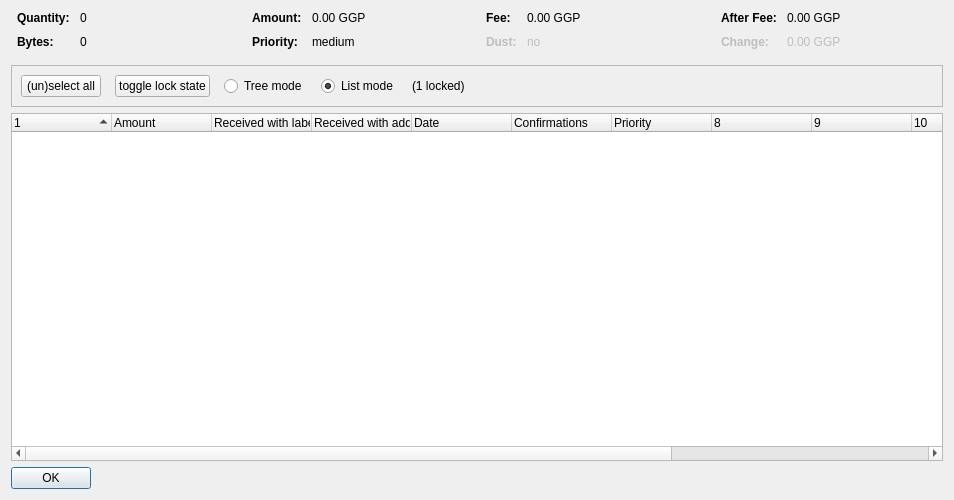
<?xml version="1.0" encoding="UTF-8"?>
<ui version="4.0">
 <class>CoinControlDialog</class>
 <widget class="QDialog" name="CoinControlDialog">
  <property name="geometry">
   <rect>
    <x>0</x>
    <y>0</y>
    <width>954</width>
    <height>500</height>
   </rect>
  </property>
  <property name="windowTitle">
   <string>Coin Selection</string>
  </property>
  <layout class="QVBoxLayout" name="verticalLayout">
   <item>
    <layout class="QHBoxLayout" name="horizontalLayoutTop" stretch="0,0,0,0">
     <property name="topMargin">
      <number>0</number>
     </property>
     <property name="bottomMargin">
      <number>10</number>
     </property>
     <item>
      <layout class="QFormLayout" name="formLayoutCoinControl1">
       <property name="horizontalSpacing">
        <number>10</number>
       </property>
       <property name="verticalSpacing">
        <number>10</number>
       </property>
       <property name="leftMargin">
        <number>6</number>
       </property>
       <property name="rightMargin">
        <number>6</number>
       </property>
       <item row="0" column="0">
        <widget class="QLabel" name="labelCoinControlQuantityText">
         <property name="font">
          <font>
           <weight>75</weight>
           <bold>true</bold>
          </font>
         </property>
         <property name="text">
          <string>Quantity:</string>
         </property>
        </widget>
       </item>
       <item row="0" column="1">
        <widget class="QLabel" name="labelCoinControlQuantity">
         <property name="cursor">
          <cursorShape>IBeamCursor</cursorShape>
         </property>
         <property name="contextMenuPolicy">
          <enum>Qt::ActionsContextMenu</enum>
         </property>
         <property name="text">
          <string notr="true">0</string>
         </property>
         <property name="textInteractionFlags">
          <set>Qt::LinksAccessibleByMouse|Qt::TextSelectableByKeyboard|Qt::TextSelectableByMouse</set>
         </property>
        </widget>
       </item>
       <item row="1" column="0">
        <widget class="QLabel" name="labelCoinControlBytesText">
         <property name="font">
          <font>
           <weight>75</weight>
           <bold>true</bold>
          </font>
         </property>
         <property name="text">
          <string>Bytes:</string>
         </property>
        </widget>
       </item>
       <item row="1" column="1">
        <widget class="QLabel" name="labelCoinControlBytes">
         <property name="cursor">
          <cursorShape>IBeamCursor</cursorShape>
         </property>
         <property name="contextMenuPolicy">
          <enum>Qt::ActionsContextMenu</enum>
         </property>
         <property name="text">
          <string notr="true">0</string>
         </property>
         <property name="textInteractionFlags">
          <set>Qt::LinksAccessibleByMouse|Qt::TextSelectableByKeyboard|Qt::TextSelectableByMouse</set>
         </property>
        </widget>
       </item>
      </layout>
     </item>
     <item>
      <layout class="QFormLayout" name="formLayoutCoinControl2">
       <property name="horizontalSpacing">
        <number>10</number>
       </property>
       <property name="verticalSpacing">
        <number>10</number>
       </property>
       <property name="leftMargin">
        <number>6</number>
       </property>
       <property name="rightMargin">
        <number>6</number>
       </property>
       <item row="0" column="0">
        <widget class="QLabel" name="labelCoinControlAmountText">
         <property name="font">
          <font>
           <weight>75</weight>
           <bold>true</bold>
          </font>
         </property>
         <property name="text">
          <string>Amount:</string>
         </property>
        </widget>
       </item>
       <item row="0" column="1">
        <widget class="QLabel" name="labelCoinControlAmount">
         <property name="cursor">
          <cursorShape>IBeamCursor</cursorShape>
         </property>
         <property name="contextMenuPolicy">
          <enum>Qt::ActionsContextMenu</enum>
         </property>
         <property name="text">
          <string notr="true">0.00 GGP</string>
         </property>
         <property name="textInteractionFlags">
          <set>Qt::LinksAccessibleByMouse|Qt::TextSelectableByKeyboard|Qt::TextSelectableByMouse</set>
         </property>
        </widget>
       </item>
       <item row="1" column="0">
        <widget class="QLabel" name="labelCoinControlPriorityText">
         <property name="font">
          <font>
           <weight>75</weight>
           <bold>true</bold>
          </font>
         </property>
         <property name="text">
          <string>Priority:</string>
         </property>
        </widget>
       </item>
       <item row="1" column="1">
        <widget class="QLabel" name="labelCoinControlPriority">
         <property name="cursor">
          <cursorShape>IBeamCursor</cursorShape>
         </property>
         <property name="contextMenuPolicy">
          <enum>Qt::ActionsContextMenu</enum>
         </property>
         <property name="text">
          <string>medium</string>
         </property>
         <property name="textInteractionFlags">
          <set>Qt::LinksAccessibleByMouse|Qt::TextSelectableByKeyboard|Qt::TextSelectableByMouse</set>
         </property>
        </widget>
       </item>
      </layout>
     </item>
     <item>
      <layout class="QFormLayout" name="formLayoutCoinControl3">
       <property name="horizontalSpacing">
        <number>10</number>
       </property>
       <property name="verticalSpacing">
        <number>10</number>
       </property>
       <property name="leftMargin">
        <number>6</number>
       </property>
       <property name="rightMargin">
        <number>6</number>
       </property>
       <item row="0" column="0">
        <widget class="QLabel" name="labelCoinControlFeeText">
         <property name="font">
          <font>
           <weight>75</weight>
           <bold>true</bold>
          </font>
         </property>
         <property name="text">
          <string>Fee:</string>
         </property>
        </widget>
       </item>
       <item row="0" column="1">
        <widget class="QLabel" name="labelCoinControlFee">
         <property name="cursor">
          <cursorShape>IBeamCursor</cursorShape>
         </property>
         <property name="contextMenuPolicy">
          <enum>Qt::ActionsContextMenu</enum>
         </property>
         <property name="text">
          <string notr="true">0.00 GGP</string>
         </property>
         <property name="textInteractionFlags">
          <set>Qt::LinksAccessibleByMouse|Qt::TextSelectableByKeyboard|Qt::TextSelectableByMouse</set>
         </property>
        </widget>
       </item>
       <item row="1" column="0">
        <widget class="QLabel" name="labelCoinControlLowOutputText">
         <property name="enabled">
          <bool>false</bool>
         </property>
         <property name="font">
          <font>
           <weight>75</weight>
           <bold>true</bold>
          </font>
         </property>
         <property name="text">
          <string>Dust:</string>
         </property>
        </widget>
       </item>
       <item row="1" column="1">
        <widget class="QLabel" name="labelCoinControlLowOutput">
         <property name="enabled">
          <bool>false</bool>
         </property>
         <property name="cursor">
          <cursorShape>IBeamCursor</cursorShape>
         </property>
         <property name="contextMenuPolicy">
          <enum>Qt::ActionsContextMenu</enum>
         </property>
         <property name="text">
          <string>no</string>
         </property>
         <property name="textInteractionFlags">
          <set>Qt::LinksAccessibleByMouse|Qt::TextSelectableByKeyboard|Qt::TextSelectableByMouse</set>
         </property>
        </widget>
       </item>
      </layout>
     </item>
     <item>
      <layout class="QFormLayout" name="formLayoutCoinControl4">
       <property name="horizontalSpacing">
        <number>10</number>
       </property>
       <property name="verticalSpacing">
        <number>10</number>
       </property>
       <property name="leftMargin">
        <number>6</number>
       </property>
       <property name="rightMargin">
        <number>6</number>
       </property>
       <item row="0" column="0">
        <widget class="QLabel" name="labelCoinControlAfterFeeText">
         <property name="font">
          <font>
           <weight>75</weight>
           <bold>true</bold>
          </font>
         </property>
         <property name="text">
          <string>After Fee:</string>
         </property>
        </widget>
       </item>
       <item row="0" column="1">
        <widget class="QLabel" name="labelCoinControlAfterFee">
         <property name="cursor">
          <cursorShape>IBeamCursor</cursorShape>
         </property>
         <property name="contextMenuPolicy">
          <enum>Qt::ActionsContextMenu</enum>
         </property>
         <property name="text">
          <string notr="true">0.00 GGP</string>
         </property>
         <property name="textInteractionFlags">
          <set>Qt::LinksAccessibleByMouse|Qt::TextSelectableByKeyboard|Qt::TextSelectableByMouse</set>
         </property>
        </widget>
       </item>
       <item row="1" column="0">
        <widget class="QLabel" name="labelCoinControlChangeText">
         <property name="enabled">
          <bool>false</bool>
         </property>
         <property name="font">
          <font>
           <weight>75</weight>
           <bold>true</bold>
          </font>
         </property>
         <property name="text">
          <string>Change:</string>
         </property>
        </widget>
       </item>
       <item row="1" column="1">
        <widget class="QLabel" name="labelCoinControlChange">
         <property name="enabled">
          <bool>false</bool>
         </property>
         <property name="cursor">
          <cursorShape>IBeamCursor</cursorShape>
         </property>
         <property name="contextMenuPolicy">
          <enum>Qt::ActionsContextMenu</enum>
         </property>
         <property name="text">
          <string notr="true">0.00 GGP</string>
         </property>
         <property name="textInteractionFlags">
          <set>Qt::LinksAccessibleByMouse|Qt::TextSelectableByKeyboard|Qt::TextSelectableByMouse</set>
         </property>
        </widget>
       </item>
      </layout>
     </item>
    </layout>
   </item>
   <item>
    <widget class="QFrame" name="frame">
     <property name="minimumSize">
      <size>
       <width>0</width>
       <height>40</height>
      </size>
     </property>
     <property name="frameShape">
      <enum>QFrame::StyledPanel</enum>
     </property>
     <property name="frameShadow">
      <enum>QFrame::Sunken</enum>
     </property>
     <layout class="QHBoxLayout" name="horizontalLayout">
      <item>
       <layout class="QHBoxLayout" name="horizontalLayoutPanel" stretch="0,0,0,0,0,0">
        <property name="spacing">
         <number>14</number>
        </property>
        <item>
         <widget class="QPushButton" name="pushButtonSelectAll">
          <property name="sizePolicy">
           <sizepolicy hsizetype="Maximum" vsizetype="Fixed">
            <horstretch>0</horstretch>
            <verstretch>0</verstretch>
           </sizepolicy>
          </property>
          <property name="text">
           <string>(un)select all</string>
          </property>
          <property name="autoDefault">
           <bool>false</bool>
          </property>
         </widget>
        </item>
        <item>
         <widget class="QPushButton" name="pushButtonToggleLock">
          <property name="sizePolicy">
           <sizepolicy hsizetype="Maximum" vsizetype="Fixed">
            <horstretch>0</horstretch>
            <verstretch>0</verstretch>
           </sizepolicy>
          </property>
          <property name="text">
           <string>toggle lock state</string>
          </property>
          <property name="autoDefault">
           <bool>false</bool>
          </property>
         </widget>
        </item>
        <item>
         <widget class="QRadioButton" name="radioTreeMode">
          <property name="sizePolicy">
           <sizepolicy hsizetype="Maximum" vsizetype="Fixed">
            <horstretch>0</horstretch>
            <verstretch>0</verstretch>
           </sizepolicy>
          </property>
          <property name="text">
           <string>Tree mode</string>
          </property>
         </widget>
        </item>
        <item>
         <widget class="QRadioButton" name="radioListMode">
          <property name="sizePolicy">
           <sizepolicy hsizetype="Maximum" vsizetype="Fixed">
            <horstretch>0</horstretch>
            <verstretch>0</verstretch>
           </sizepolicy>
          </property>
          <property name="text">
           <string>List mode</string>
          </property>
          <property name="checked">
           <bool>true</bool>
          </property>
         </widget>
        </item>
        <item>
         <widget class="QLabel" name="labelLocked">
          <property name="text">
           <string>(1 locked)</string>
          </property>
         </widget>
        </item>
        <item>
         <spacer name="horizontalSpacer">
          <property name="orientation">
           <enum>Qt::Horizontal</enum>
          </property>
          <property name="sizeHint" stdset="0">
           <size>
            <width>40</width>
            <height>20</height>
           </size>
          </property>
         </spacer>
        </item>
       </layout>
      </item>
     </layout>
    </widget>
   </item>
   <item>
    <widget class="CoinControlTreeWidget" name="treeWidget">
     <property name="contextMenuPolicy">
      <enum>Qt::CustomContextMenu</enum>
     </property>
     <property name="sortingEnabled">
      <bool>false</bool>
     </property>
     <property name="columnCount">
      <number>13</number>
     </property>
     <attribute name="headerShowSortIndicator" stdset="0">
      <bool>true</bool>
     </attribute>
     <attribute name="headerStretchLastSection">
      <bool>false</bool>
     </attribute>
     <column>
      <property name="text">
       <string/>
      </property>
     </column>
     <column>
      <property name="text">
       <string>Amount</string>
      </property>
     </column>
     <column>
      <property name="text">
       <string>Received with label</string>
      </property>
     </column>
     <column>
      <property name="text">
       <string>Received with address</string>
      </property>
     </column>
     <column>
      <property name="text">
       <string>Date</string>
      </property>
     </column>
     <column>
      <property name="text">
       <string>Confirmations</string>
      </property>
      <property name="toolTip">
       <string>Confirmed</string>
      </property>
     </column>
     <column>
      <property name="text">
       <string>Priority</string>
      </property>
     </column>
     <column>
      <property name="text">
       <string/>
      </property>
     </column>
     <column>
      <property name="text">
       <string/>
      </property>
     </column>
     <column>
      <property name="text">
       <string/>
      </property>
     </column>
     <column>
      <property name="text">
       <string/>
      </property>
     </column>
     <column>
      <property name="text">
       <string/>
      </property>
     </column>
    </widget>
   </item>
   <item>
    <widget class="QDialogButtonBox" name="buttonBox">
     <property name="sizePolicy">
      <sizepolicy hsizetype="Maximum" vsizetype="Fixed">
       <horstretch>0</horstretch>
       <verstretch>0</verstretch>
      </sizepolicy>
     </property>
     <property name="orientation">
      <enum>Qt::Horizontal</enum>
     </property>
     <property name="standardButtons">
      <set>QDialogButtonBox::Ok</set>
     </property>
    </widget>
   </item>
  </layout>
 </widget>
 <customwidgets>
  <customwidget>
   <class>CoinControlTreeWidget</class>
   <extends>QTreeWidget</extends>
   <header>coincontroltreewidget.h</header>
  </customwidget>
 </customwidgets>
 <resources/>
 <connections/>
</ui>
